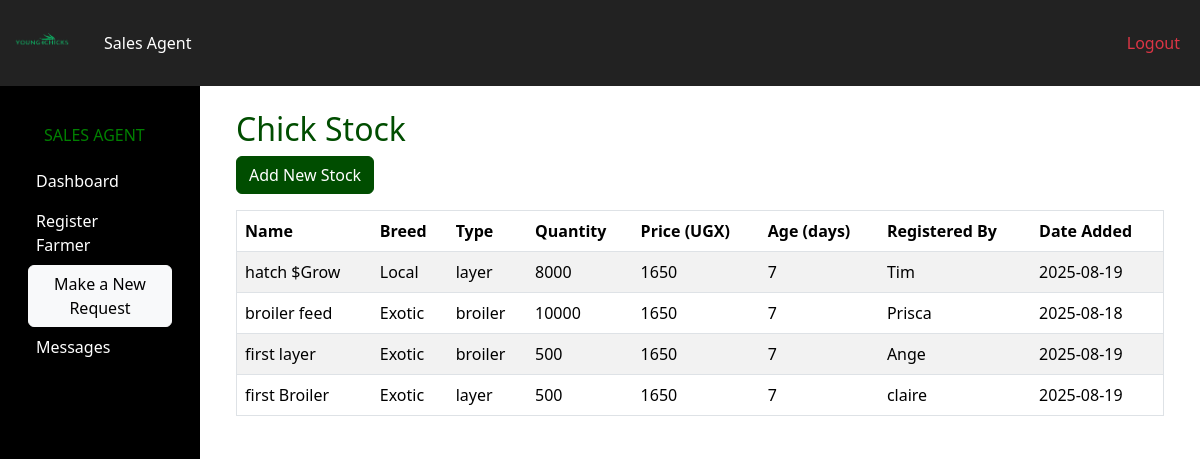
Page /manager/stock/ (signed in) on the earlier database version.
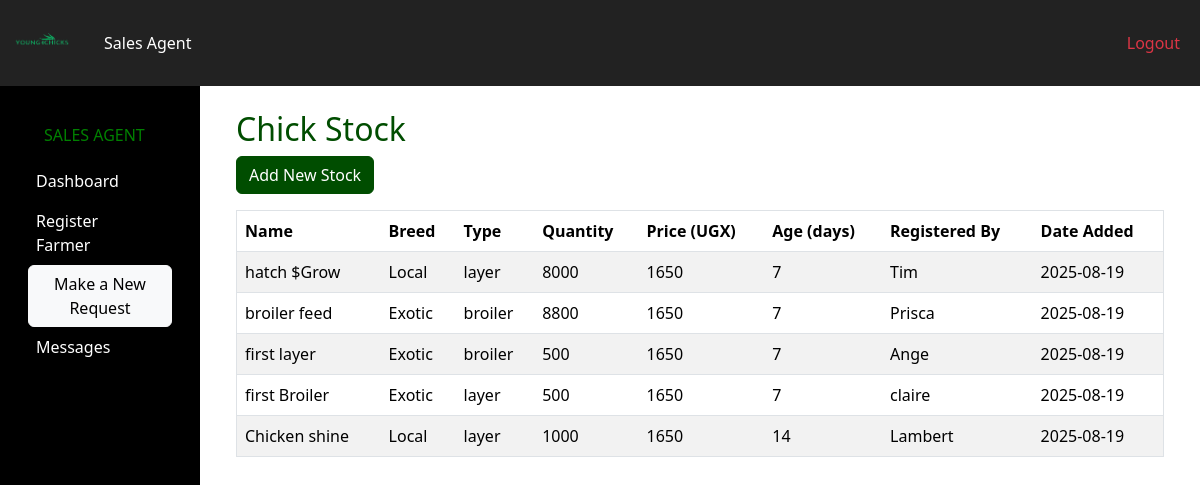
Same page on the later database version.
### pages/models.py (models this page shows, shortened)
class Stock(models.Model):
    CHICK_BREED_CHOICES = [
        ('Local', 'Local'),
        ('Exotic', 'Exotic'),
    ]
    chick_breed = models.CharField(max_length=50, choices=CHICK_BREED_CHOICES)
    stock_name = models.CharField(max_length=200, unique=True)
    quantity = models.PositiveIntegerField()
    chick_type = models.ForeignKey(ChickType, on_delete=models.SET_NULL, null=True)
    chick_price = models.PositiveIntegerField(default=1650)
    registered_by = models.ForeignKey(settings.AUTH_USER_MODEL, on_delete=models.SET_NULL, null=True)
    register_name = models.CharField(max_length=200)
    date_added = models.DateField(auto_now=True)
    chick_age = models.PositiveIntegerField()

class ChickType(models.Model):
    TYPE_CHOICES = [
        ('broiler', 'Broiler'),
        ('layer', 'Layer'),
    ]
    name = models.CharField(max_length=20, choices=TYPE_CHOICES, unique=True)

### pages/views.py (the view)
# urls.py: path('manager/stock/', views.stock_list, name='stock_list'),
@login_required
def stock_list(request):
    stocks = Stock.objects.all()
    return render(request, "pages/stock_list.html", {"stocks": stocks})

### pages/templates/pages/stock_list.html
{% extends 'pages/base.html' %}
{% block content %}
<div class="container mt-4">
  <h2>Chick Stock</h2>
  <a href="{% url 'stock_add' %}" class="btn btn-success mb-3">Add New Stock</a>
  <table class="table table-striped">
    <thead>
      <tr>
        <th>Name</th>
        <th>Breed</th>
        <th>Type</th>
        <th>Quantity</th>
        <th>Price (UGX)</th>
        <th>Age (days)</th>
        <th>Registered By</th>
        <th>Date Added</th>
      </tr>
    </thead>
    <tbody>
      {% for stock in stocks %}
      <tr>
        <td>{{ stock.stock_name }}</td>
        <td>{{ stock.chick_breed }}</td>
        <td>{{ stock.chick_type.name }}</td>
        <td>{{ stock.quantity }}</td>
        <td>{{ stock.chick_price }}</td>
        <td>{{ stock.chick_age }}</td>
        <td>{{ stock.register_name }}</td>
        <td>{{ stock.date_added|date:"Y-m-d" }}</td>
      </tr>
      {% empty %}
      <tr><td colspan="8" class="text-center">No stock records found.</td></tr>
      {% endfor %}
    </tbody>
  </table>
</div>
{% endblock %}

Differences in the rows shown:
changed Stock "broiler feed": quantity "10000" → "8800"; date_added "2025-08-18" → "2025-08-19"
added Stock: stock_name "Chicken shine", chick_breed "Local", chick_type.name "layer", quantity "1000", chick_price "1650", chick_age "14", register_name "Lambert", date_added "2025-08-19"
